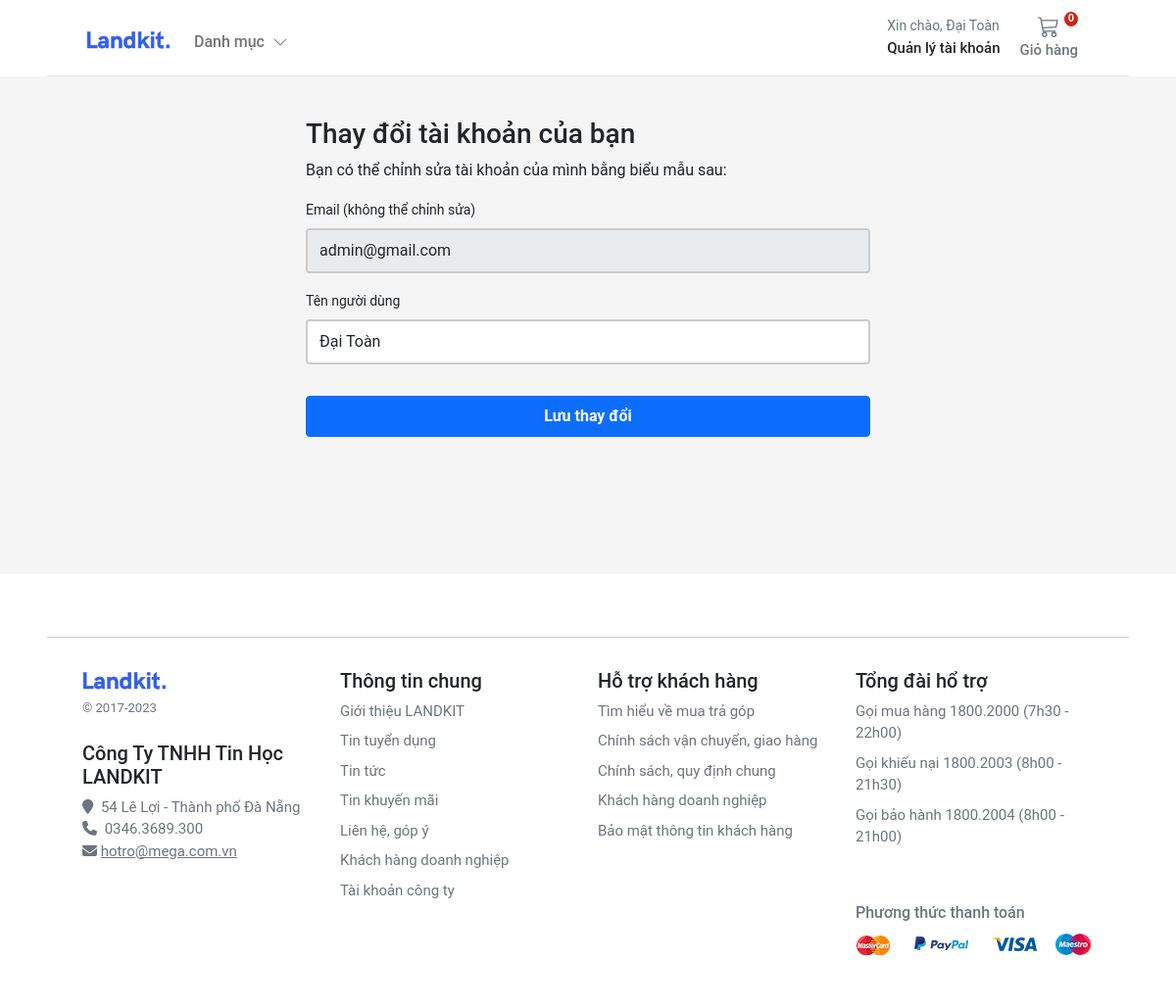
The app's page /account/profile/edit/ (signed in) with its own data.
### account/models.py (models this page shows, shortened)
class Customer(AbstractBaseUser, PermissionsMixin):
    email = models.EmailField(_('email address'), unique=True)
    name = models.CharField(max_length=150)
    mobile = models.CharField(max_length=20, blank=True)
    is_active = models.BooleanField(default=True)
    is_staff = models.BooleanField(default=False)
    created = models.DateTimeField(auto_now_add=True)
    updated = models.DateTimeField(auto_now=True)
    objects = CustomAccountManager()
    USERNAME_FIELD = 'email'
    REQUIRED_FIELDS = ['name']
    class Meta:
        verbose_name = "Accounts"
        verbose_name_plural = "Accounts"

### account/views.py (the view)
# urls.py: path("profile/edit/", views.edit_details, name="edit_details"),
@login_required
def edit_details(request):
    if request.method == "POST":
        user_form = UserEditForm(instance=request.user, data=request.POST)
        if user_form.is_valid():
            user_form.save()
    else:
        user_form = UserEditForm(instance=request.user)
    return render(request, "account/dashboard/edit_details.html", {"user_form": user_form})

### account/forms.py
class UserEditForm(forms.ModelForm):
    email = forms.EmailField(
        label='Email (không thể chỉnh sửa)', max_length=200, widget=forms.TextInput(
            attrs={'class': 'form-control mb-3', 'placeholder': 'email', 'id': 'form-email', 'readonly': 'readonly'}))
    name = forms.CharField(
        label='Tên người dùng', min_length=4, max_length=50, widget=forms.TextInput(
            attrs={'class': 'form-control mb-3', 'placeholder': 'Name', 'id': 'form-firstname'}))
    class Meta:
        model = Customer
        fields = ('email', 'name',)
    def __init__(self, *args, **kwargs):
        super().__init__(*args, **kwargs)
        self.fields['name'].required = True
        self.fields['email'].required = True

### basket/basket.py (called while the page is built)
    def __len__(self):
        return sum(item["qty"] for item in self.basket.values())

### basket/context_processors.py (called while the page is built)
def basket(request):
    return {'basket': Basket(request)}

### store/context_processors.py (called while the page is built)
def categories(request):
    return {"categories": Category.objects.filter(level=0)}

### store/models.py (called while the page is built)
    def get_absolute_url(self):
        return reverse("store:category_list", args=[self.slug])

### templates/account/dashboard/edit_details.html (shortened to what this page needs)
{% extends "../sub_base.html" %}
{% block sub_content %}
<div class="col-6 mx-auto mt-3">
    <form class="account-form" method="post" enctype="multipart/form-data">
        {% if user_form.is_valid and profile_form.is_valid %}
        <div class="alert alert-primary" role="alert">
            Thông tin chi tiết được cập nhật thành công!
        </div>
        <p class="small text-center pt-0">
            <a href="{% url 'account:dashboard' %}">Quay lại trang quản lý tài khoản</a>
        </p>
        {%else%}
        <h3>Thay đổi tài khoản của bạn</h3>
        <p>Bạn có thể chỉnh sửa tài khoản của mình bằng biểu mẫu sau:</p>
        {% endif %}
        <label class="small font-weight-bold mb-2">{{ user_form.email.label}}</label>
        {{ user_form.email }}
        <label class="small font-weight-bold mb-2">{{ user_form.name.label}}</label>
        {{ user_form.name }}
        <button class="btn btn-primary btn-block py-2 mb-4 mt-3 fw-bold w-100" type="submit" value="Save changes">
            Lưu thay đổi
        </button>
    </form>
</div>
{% endblock %}

### templates/base.html (shortened to what this page needs)
<!DOCTYPE html>
{% load static %}
<html xmlns:store="http://www.w3.org/1999/xhtml" xmlns:account="http://www.w3.org/1999/xhtml"
      xmlns:basket="http://www.w3.org/1999/xhtml">
<head>
    <link rel="stylesheet" href="https://cdnjs.cloudflare.com/ajax/libs/OwlCarousel2/2.3.4/assets/owl.carousel.min.css">
    <link rel="stylesheet"
          href="https://cdnjs.cloudflare.com/ajax/libs/OwlCarousel2/2.3.4/assets/owl.theme.default.min.css">
    <link rel="stylesheet" href="https://cdnjs.cloudflare.com/ajax/libs/fancybox/3.5.7/jquery.fancybox.min.css"/>
    <link href="https://cdn.jsdelivr.net/npm/bootstrap@5.0.0-beta1/dist/css/bootstrap.min.css" rel="stylesheet"
>
    <link rel="stylesheet" href="https://cdnjs.cloudflare.com/ajax/libs/font-awesome/4.7.0/css/font-awesome.min.css">
    <link rel="stylesheet" href="https://cdnjs.cloudflare.com/ajax/libs/font-awesome/6.4.0/css/all.min.css">
    <link rel="stylesheet" href="{% static 'css/base.css' %}">
    <link rel="stylesheet" href="{% block stylesheet %}{% endblock %}">
    <link rel="stylesheet" href="https://cdnjs.cloudflare.com/ajax/libs/OwlCarousel2/2.3.4/assets/owl.carousel.min.css">
    <link rel="stylesheet"
          href="https://cdnjs.cloudflare.com/ajax/libs/OwlCarousel2/2.3.4/assets/owl.theme.default.min.css">
</head>
<body>
<header class="fixed-top bg-white  px-5">
    <nav class="navbar navbar-expand-md navbar-light  border-bottom px-3">
        <div class="container-fluid px-md-4">
            <div class="d-flex w-100 navbar-collapse">
                <a class="navbar-brand d-flex-inline" href="/">
                    <img src="/media/images/brand.svg" class="navbar-brand-img" alt="...">
                </a>
                <ul class="navbar-nav me-auto mb-2 mb-md-0">
                    <li class="nav-item dropdown">
                        <a class="nav-link dropdown-toggle d-none d-md-block fw500 mt-2" href="#" id="navbarDropdown1"
                           role="button"
                           data-bs-toggle="dropdown" aria-expanded="false">
                            Danh mục
                            <i class="ps-1">
                                <svg xmlns="http://www.w3.org/2000/svg" width="16" height="16" fill="currentColor"
                                     class="bi bi-chevron-down" viewBox="0 0 16 16">
                                    <path fill-rule="evenodd"
                                          d="M1.646 4.646a.5.5 0 0 1 .708 0L8 10.293l5.646-5.647a.5.5 0 0 1 .708.708l-6 6a.5.5 0 0 1-.708 0l-6-6a.5.5 0 0 1 0-.708z"/>
                                </svg>
                            </i>
                        </a>
                    </li>
                </ul>
                <div>
                    <div class="collapse navbar-collapse" id="navbarSupportedContent2">
                        <ul class="navbar-nav me-auto mb-2 mb-lg-0">
                            <li class="nav-item dropdown">
                                <a class="nav-link dropdown-toggle text-reset" href="#" id="navbarDropdown"
                                   role="button"
                                   data-bs-toggle="dropdown" aria-expanded="false">
                                    <div class="small text-muted">Xin chào,
                                        {% if user.is_authenticated %}
                                        {{ request.user.name }}
                                        {% else %}
                                        Login
                                        {% endif %}
                                    </div>
                                    <span class="fs15 fw500">Quản lý tài khoản
                    </span>
                                </a>
                            </li>
                        </ul>
                    </div>
                </div>
                <a type="button" role="button" href="{% url 'basket:basket_summary' %}"
                   class="btn btn-outline-secondary border-0 basket-btn">
                    {% with total_qty=basket|length %}
                    <div id="basket-qty" class="basket-qty">
                        {% if total_qty > 0 %}
                        {{ total_qty }}
                        {% else %}
                        0
                        {% endif %}
                    </div>
                    {% endwith %}
                    <div>
                    </div>
                    <span class="fs15 fw500">Giỏ hàng</span>
                </a>
            </div>
        </div>
    </nav>
</header>
<main class="pt-4 pb-3">
    {% block content %} {% endblock %}
</main>
<footer class="container-fluid bg-white py-5 footer px-5" style="margin-top: 100px">
    <hr>
    <div class="row pt-3 mx-4 fs15">
        <div class="col-12 col-md ">
            <img src="/media/images/brand.svg" class="navbar-brand-img" alt="...">
            <small class="d-block mb-4 text-muted mt-2">&copy; 2017-2023</small>
            <h5>Công Ty TNHH Tin Học LANDKIT </h5>
            <i class="fa fa-map-marker text-grey" aria-hidden="true"> </i>
            <span class="text-grey bf-space">54 Lê Lợi - Thành phố Đà Nẵng</span>
            <br/>
            <i class="fa fa-phone text-grey " aria-hidden="true"> </i>
            <span class="text-grey bf-space">0346.3689.300</span>
            <i class="fa fa-envelope text-grey " aria-hidden="true"></i>
            <a class="text-grey" href="mailto:hotro@mega.com.vn">hotro@mega.com.vn</a>
        </div>
        <div class="col-6 col-md fs15">
            <h5>Thông tin chung</h5>
            <ul class="list-unstyled">
                <li><a class="link-secondary text-decoration-none" href="#">Giới thiệu LANDKIT</a></li>
                <li><a class="link-secondary text-decoration-none" href="#">Tin tuyển dụng</a></li>
                <li><a class="link-secondary text-decoration-none" href="#">Tin tức</a></li>
                <li><a class="link-secondary text-decoration-none" href="#">Tin khuyến mãi</a></li>
                <li><a class="link-secondary text-decoration-none" href="#">Liên hệ, góp ý</a></li>
                <li><a class="link-secondary text-decoration-none" href="#">Khách hàng doanh nghiệp</a></li>
                <li><a class="link-secondary text-decoration-none" href="#">Tài khoản công ty</a></li>
            </ul>
        </div>
        <div class="col-6 col-md fs15">
            <h5>Hỗ trợ khách hàng</h5>
            <ul class="list-unstyled">
                <li><a class="link-secondary text-decoration-none" href="#">Tìm hiểu về mua trả góp</a></li>
                <li><a class="link-secondary text-decoration-none" href="#">Chính sách vận chuyển, giao hàng</a></li>
                <li><a class="link-secondary text-decoration-none" href="#">Chính sách, quy định chung</a></li>
                <li><a class="link-secondary text-decoration-none" href="#">Khách hàng doanh nghiệp</a></li>
                <li><a class="link-secondary text-decoration-none" href="#">Bảo mật thông tin khách hàng</a></li>
            </ul>
        </div>
        <div class="col-6 col-md fs15">
            <h5>Tổng đài hổ trợ</h5>
            <ul class="list-unstyled">
                <li><a class="link-secondary text-decoration-none" href="#">Gọi mua hàng 1800.2000 (7h30 - 22h00)</a>
                </li>
                <li><a class="link-secondary text-decoration-none" href="#">Gọi khiếu nại 1800.2003 (8h00 - 21h30)</a>
                </li>
                <li><a class="link-secondary text-decoration-none" href="#">Gọi bảo hành 1800.2004 (8h00 - 21h00)</a>
                </li>
            </ul>
            <h3 class="company-info text-grey mt-5">Phương thức thanh toán</h3>
            <a class="icons icon-payment current" href=""></a>
        </div>
    </div>
</footer>
</body>
</html>

### static/css/base.css (style rules this page uses)
.dropdown-toggle::after { display: none; }
body { background: #f5f5f5 !important; }
html, body, p, div { letter-spacing: -0.02px; font-family: 'Roboto', sans-serif; }
.fs15 { font-size: 0.9375rem; }
.fw500 { font-weight: 500; }
.basket-qty { color: #fff; background: #d42114; border: 2px solid #fff; border-radius: 50%; text-align: center; font-size: 11px; height: 15px; width: 14px; position: absolute; box-sizing: content-box; font-weight: 600; display: flex; justify-content: center; align-items: center; top: 1px; right: 10px; }
.basket-btn { position: relative; }
.company-info { font-size: 16px; margin-top: 20px; }
.icons.icon-payment { width: 243px; height: 32px; background-position: -31px -58px; }
.icons { display: inline-block; background-image: url(../../media/images/sprite.png); background-repeat: no-repeat; vertical-align: middle; }
.bf-space { margin-left: 4px; }
.text-grey { color: #6c757d !important; }
.footer > div > div > ul > li { padding-bottom:8px; }

### static/css/account.css (style rules this page uses)
.account-form input { border: 2px solid #ccc; height: calc(2em + .75rem + 2px); }

### records on screen
Customer: user.name "Đại Toàn", email "admin@gmail.com", name "Đại Toàn"

### other values on screen
{{ user_form.email.label }} "Email (không thể chỉnh sửa)"
{{ user_form.name.label }} "Tên người dùng"
